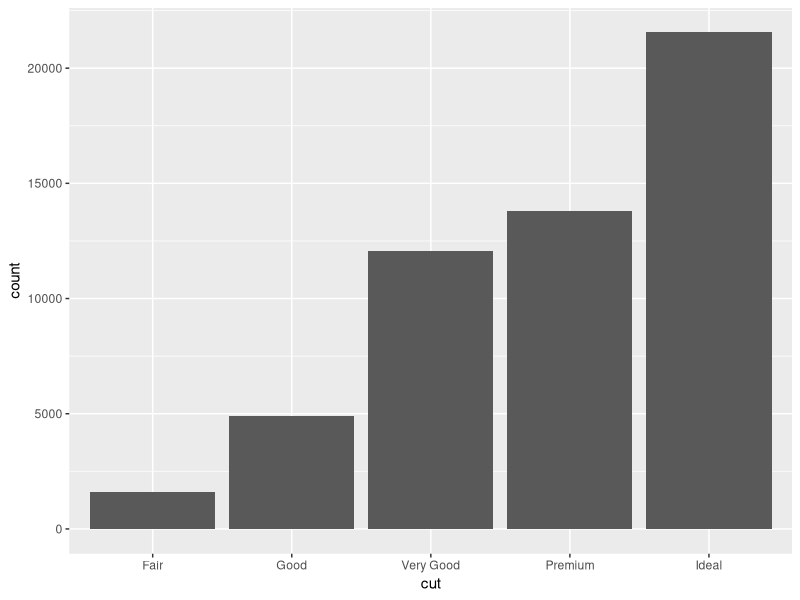
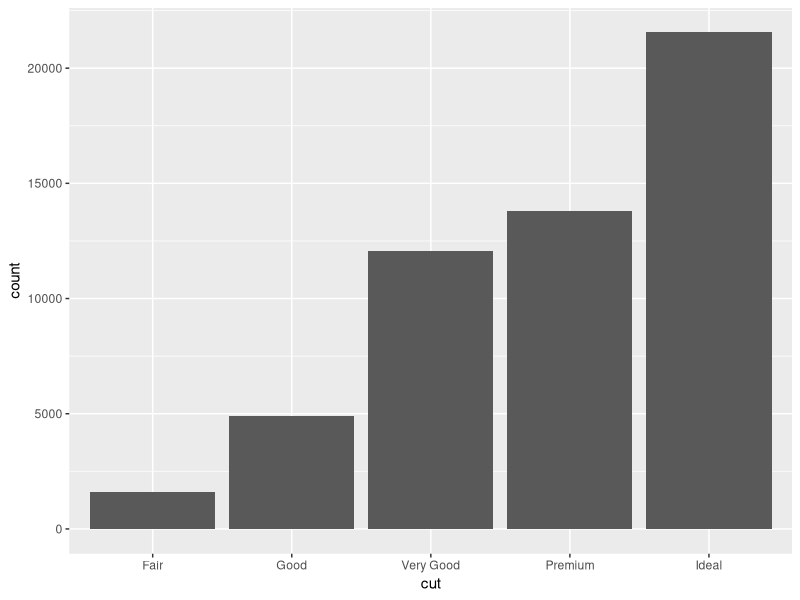
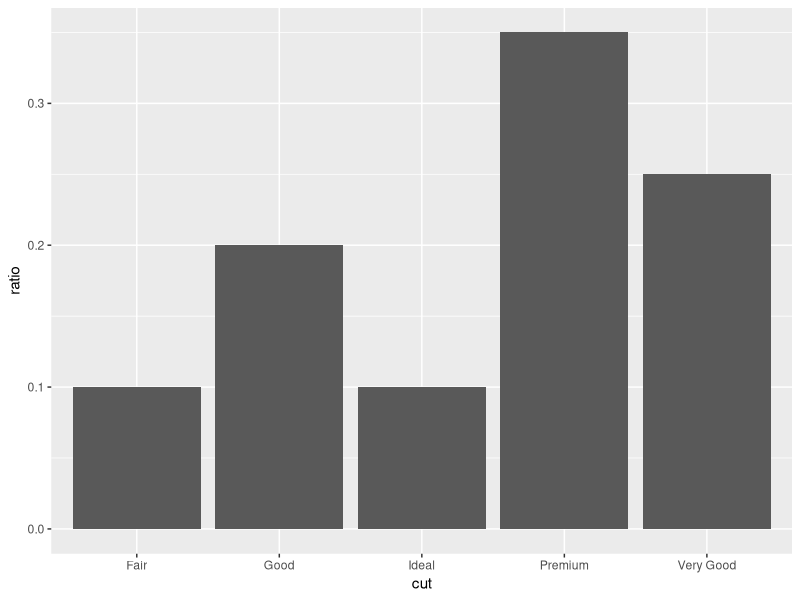
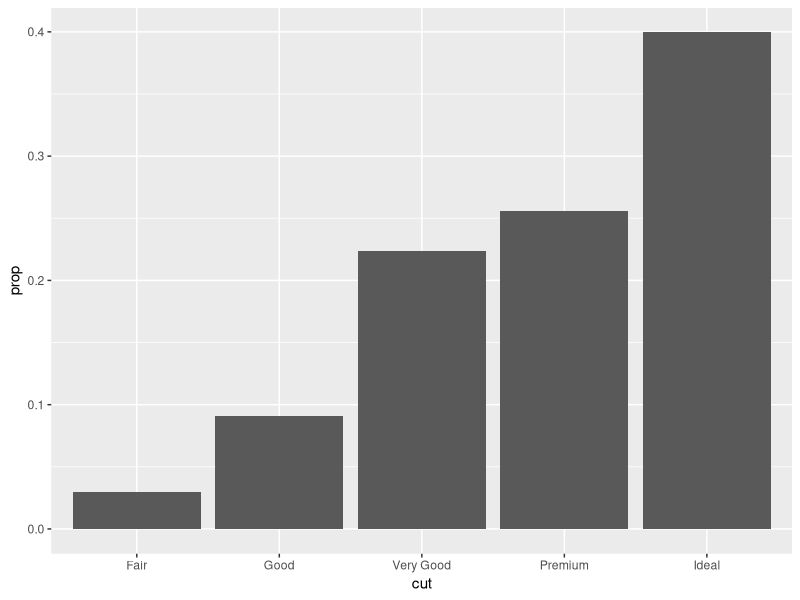
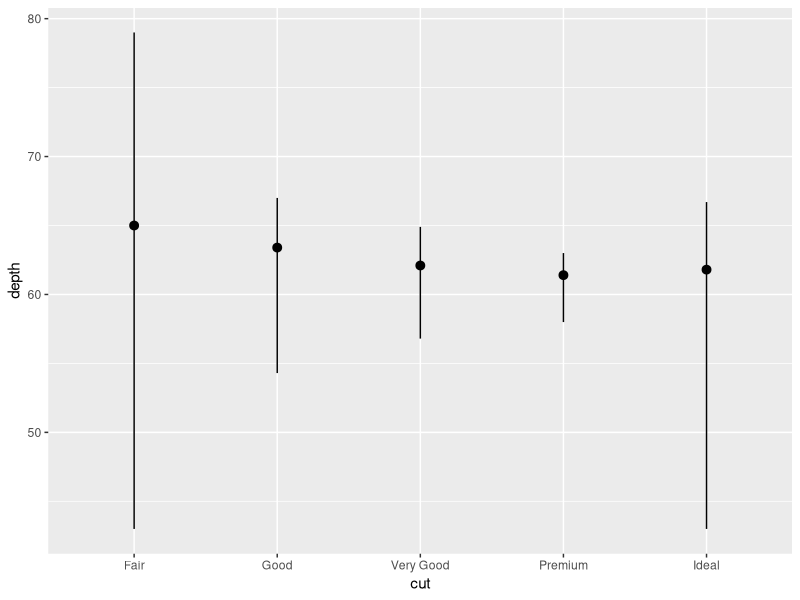
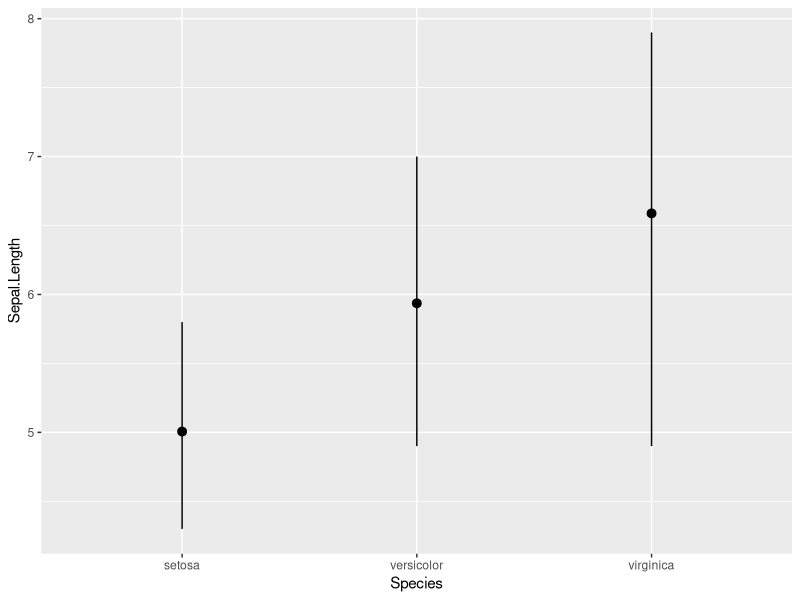
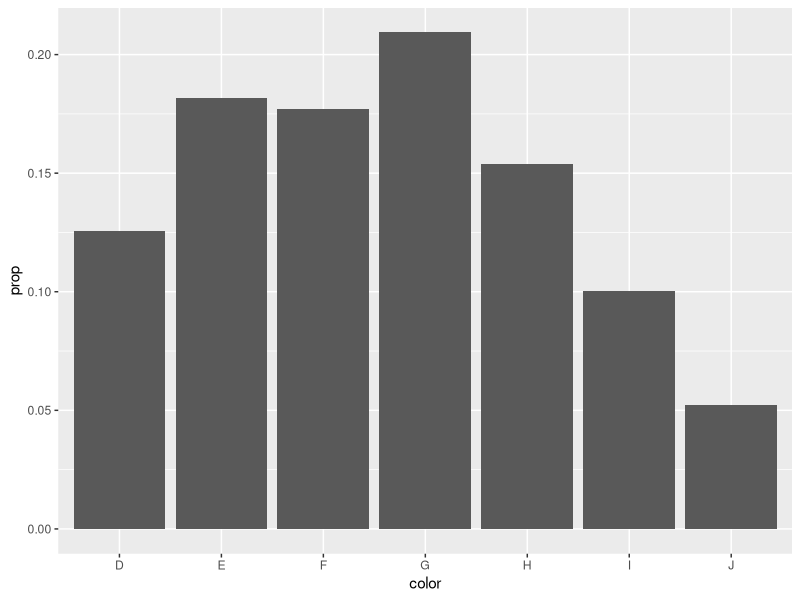
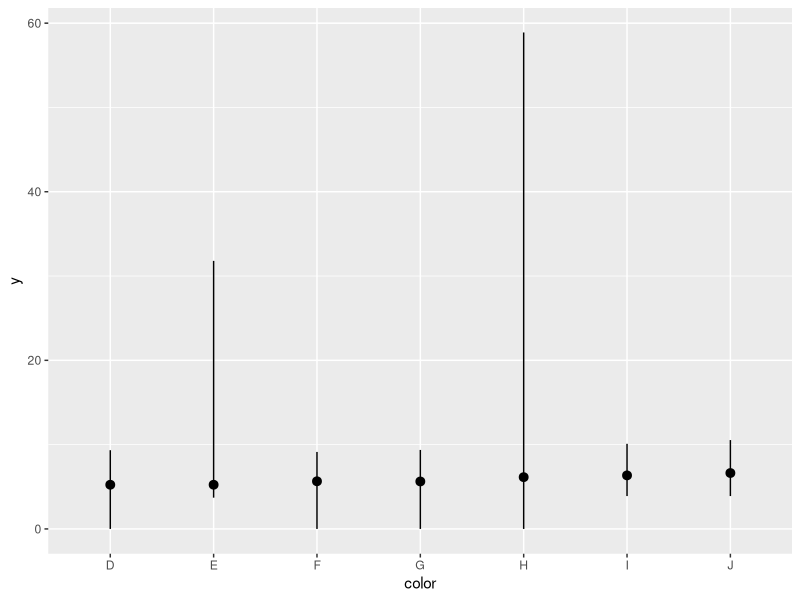

Write R code to recreate these figures, in order.
library("tidyverse")
#Statistical Transformations
ggplot(data = diamonds) +
    geom_bar(aes(x = cut))

ggplot(data = diamonds) +
    stat_count(aes(x = cut))

demo <- tribble(
    ~cut,             ~ratio,
    "Fair",           0.1,
    "Good",           0.2,
    "Very Good",      0.25,
    "Premium",        0.35,
    "Ideal",          0.1
)
ggplot(data = demo) +
geom_bar(
    aes(x = cut, y = ratio), stat = "identity"
)

ggplot(data = diamonds) +
    geom_bar(
        mapping = aes(x = cut, y = ..prop.., group = 1) #Probability
    )

ggplot(data = diamonds) +
    stat_summary(
        mapping = aes(x = cut, y =depth),
        fun.ymin = min,
        fun.ymax = max,
        fun.y = median
    )

ggplot(data = iris) + 
    stat_summary(
        aes(x = Species, y = Sepal.Length), 
        fun.ymax = max, 
        fun.min = min, 
        fun.y = mean
        )

#Exercise
ggplot(data = diamonds) +
    geom_bar(aes(x = color, y = ..prop.., group = 1))

ggplot(data = diamonds) +
    stat_summary(
        mapping = aes(x = color, y = y),
        fun.ymin = min,
        fun.ymax = max,
        fun.y = median
    )
